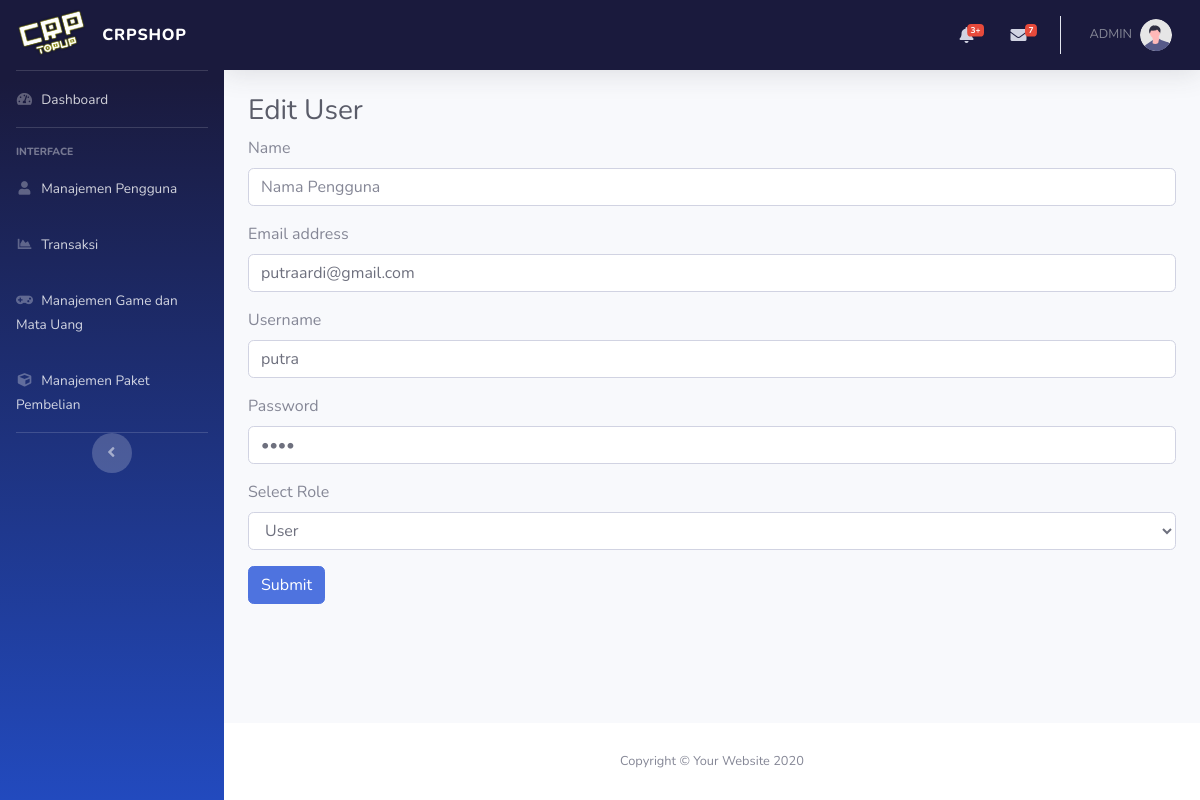
The page /admin/edit_user.php?id=1 on the database its author committed.
### tables this page shows
CREATE TABLE `users` (
  `id` int(11) NOT NULL,
  `name` varchar(100) NOT NULL,
  `username` varchar(100) NOT NULL,
  `email` varchar(255) NOT NULL,
  `password` varchar(100) NOT NULL,
  `role` enum('user','admin') NOT NULL DEFAULT 'user',
  `created_at` timestamp NOT NULL DEFAULT current_timestamp(),
  `updated_at` timestamp NOT NULL DEFAULT current_timestamp() ON UPDATE current_timestamp()
);

### admin/edit_user.php (the view, shortened to what this page needs)
<!DOCTYPE html>
<html lang="en">
<head>
    <link href="vendor/fontawesome-free/css/all.min.css" rel="stylesheet" type="text/css">
    <link href="css/sb-admin-2.min.css" rel="stylesheet">
    <link href="vendor/datatables/dataTables.bootstrap4.min.css" rel="stylesheet">
</head>
<body id="page-top">
    <div id="wrapper">
        <?php
        include './component/sidebar.php';
        ?>
        <div id="content-wrapper" class="d-flex flex-column">
            <div id="content">
                <?php
                include "./component/topbar.php"; ?>
                <div class="container-fluid">
                    <h1 class="h3 mb-2 text-gray-800">Edit User</h1>
                    <?php
                    include '../koneksi.php';
                    if (isset($_GET['id'])) {
                        $id = $_GET['id'];
                        $sql = "SELECT * FROM users WHERE id = $id";
                        $result = $koneksi->query($sql);
                        if ($result->num_rows == 1) {
                            $row = $result->fetch_assoc();
                        } else {
                            echo "Data tidak ditemukan.";
                        }
                    }
                    ?>
                    <div class="row">
                        <div class="col-xl-12 col-lg-7">
                            <form action="component/proses_edit.php" method="POST">
                                <div class="mb-3"><label for="FormName">Name</label><input class="form-control" name="name" id="FormName" type="text" value="<?php echo $row['name']; ?>" placeholder="Nama Pengguna" required /></div>
                                <div class="mb-3"><label for="FormEmail">Email address</label><input class="form-control" name="email" id="FormEmail" type="email" value="<?php echo $row['email']; ?>" placeholder="name@example.com" required /></div>
                                <div class="mb-3"><label for="FormName">Username</label><input class="form-control" name="username" id="FormName" type="text" value="<?php echo $row['username']; ?>" placeholder="Username" required /></div>
                                <div class="mb-3"><label for="FormPassword">Password</label><input class="form-control" name="password" id="FormPassword" value="<?php echo $row['password']; ?>" type="password" placeholder="Password" required /></div>
                                <div class="mb-3">
                                    <label for="SelectRole">Select Role</label>
                                    <select class="form-control" id="SelectRole" name="role">
                                        <?php
                                        if ($row['role'] == 'user') {
                                            echo '<option value="User" selected>User</option>';
                                        } else {
                                            echo '<option value="User">User</option>';
                                            echo '<option value="Admin" selected>Admin</option>';
                                        }
                                        ?>
                                    </select>
                                </div>
                                <div class="mb-3">
                                    <button class="btn btn-primary" type="submit">Submit</button>
                                </div>
                            </form>
                        </div>
                    </div>
                </div>
            </div>
            <footer class="sticky-footer bg-white">
                <div class="container my-auto">
                    <div class="copyright text-center my-auto">
                        <span>Copyright &copy; Your Website 2020</span>
                    </div>
                </div>
            </footer>
        </div>
    </div>
</body>
</html>

### rows shown on the page
users: email "putraardi@gmail.com", username "putra", role "User"
